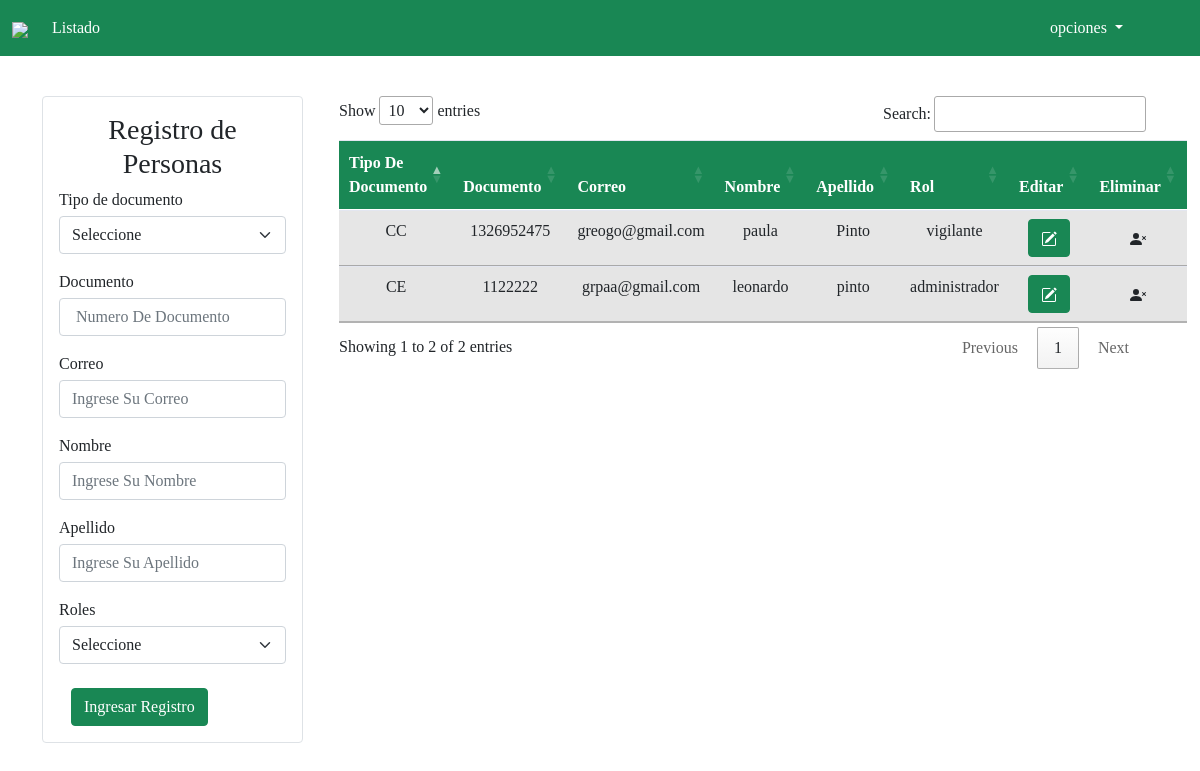
Page /pages/homepage.php (signed in) on the committed database.
### tables this page shows
CREATE TABLE `personas` (
  `id` int(11) NOT NULL,
  `tipo_documento` int(11) NOT NULL,
  `documento` int(11) NOT NULL,
  `correo` varchar(80) NOT NULL,
  `nombre` varchar(70) NOT NULL,
  `apellido` varchar(70) NOT NULL,
  `pass` varchar(300) NOT NULL,
  `rol` int(70) NOT NULL
);

CREATE TABLE `sub_item` (
  `id` int(11) NOT NULL,
  `id_item` int(11) NOT NULL,
  `descripcion` varchar(70) NOT NULL
);

### pages/homepage.php (the view, shortened to what this page needs)
<!DOCTYPE html>
<html lang="es">
<head>
    <link rel="stylesheet" href="../bootstrap-5.0.2-dist/css/sb-admin-2.css">
    <link rel="stylesheet" href="../bootstrap-5.0.2-dist/css/bootstrap.min.css">
    <link rel="stylesheet" href="//cdn.datatables.net/1.12.1/css/jquery.dataTables.min.css">
</head>
<body class="nav">
<?php
    include("../componentes/navbar.php");
    ?>
    <div class="container">
        <div class="row mt-5">
            <div class="col-3 p-7 mt-5">
            <form class="form p-3 rounded border" method="POST">
                <h3 class="text-center" >Registro de Personas</h3>
                <?php
                include("../crud/model/connection.php");
                include("../crud/controller/registro_personas.php");
                ?>
                <div class="form form-group">
                    <label for="exampleInputEmail1" class="form-label mb-1">Tipo de documento</label>
                    <select for="inputPassword2" class=" form-select mb-1" name="tipo_documento" aria-label="Default select example" placeholder="Tipo de roles">
                    <option class="form-control mb-1" list="listaRoles" id="exampleDataList" value="#" selected >Seleccione</option>
                    </select>
                </div>
                <div class="form form-group">
                    <label for="inputPassword2" class=" mb-1">Documento</label>
                    <input type="text" class="form-control mb-1"  placeholder=" Numero De Documento" name="documento">
                </div>
                <div class="form form-group">
                    <label for="inputPassword2" class=" mb-1">Correo</label>
                    <input type="mail" class="form-control mb-1"  placeholder="Ingrese Su Correo" name="correo">
                </div>
                <div class="form form-group">
                    <label for="inputPassword2" class=" mb-1">Nombre</label>
                    <input type="text" class="form-control mb-1"  placeholder="Ingrese Su Nombre" name="nombre">
                </div>
                <div class="form form-group">
                    <label for="inputPassword2" class=" mb-1">Apellido</label>
                    <input type="text" class="form-control mb-1"  placeholder="Ingrese Su Apellido" name="apellido">
                </div>
                <div class="form form-group">
                    <label for="exampleInputEmail1" class="form-label mb-1">Roles</label>
                    <select for="inputPassword2" class=" form-select mb-1" name="rol" aria-label="Default select example" placeholder="Tipo de roles">
                    <option class="form-control mb-1" list="listaRoles" id="exampleDataList" value="#" selected >Seleccione</option>
                    </select>
                </div>
                <div class="col-auto">
                    <button type="submit" class="btn btn-success mt-2" value="ok" name="btnGuardar">Ingresar Registro</button>
                </div>
            </form>
            </div>
            <div class="col-9 p-4 mt-4">
            <?php
            include("../crud/model/connection.php");
            ?>
                <table class="table table-striped text-center text-white" id="myTable">
                    <thead>
                        <tr>
                            <th scope="col" class="bg-success">Tipo De Documento</th>
                            <th scope="col" class="bg-success">Documento</th>
                            <th scope="col" class="bg-success">Correo</th>
                            <th scope="col" class="bg-success">Nombre</th>
                            <th scope="col" class="bg-success">Apellido</th>
                            <th scope="col" class="bg-success">Rol</th>
                            <th scope="col" class="bg-success">Editar</th>
                            <th scope="col" class="bg-success">Eliminar</th>
                        </tr>
                    </thead>
                        <tbody>
                            <?php
                            include("../crud/model/connection.php");
                            $sql = $con->query(" SELECT * FROM personas");
                            while($datos=$sql->fetch_object()) {
                                    $sql_tipoDoc = $con->query("SELECT descripcion FROM sub_item    WHERE id = '$datos->tipo_documento'");
                                    while($row= mysqli_fetch_array($sql_tipoDoc)) {
                                    $tipoDoc = $row['descripcion'];
                                    }
                                    $sql_rol = $con->query("SELECT descripcion FROM sub_item WHERE id = '$datos->rol'");
                                    while($row= mysqli_fetch_array($sql_rol)) {
                                    $rol = $row['descripcion'];
                                    }
                                    ?>
                            <tr class="table-active">
                                <td><?= $tipoDoc?></td>
                                <td><?= $datos->documento?></td>
                                <td><?= $datos->correo?></td>
                                <td><?= $datos->nombre?></td>
                                <td><?= $datos->apellido?></td>
                                <td><?= $rol?></td>
                                <td>
                                    <a class="btn btn-small btn-success" href="./modificar_personas.php?id=<?= $datos->id ?>"></a>
                                </td>
                                <td>
                                    <a onclick="return eliminar()" class="btn btn-small bt-ligero" href="homepage.php?id=<?= $datos->id ?>"></a>
                                </td>
                            </tr>
                        <?php
                            }
                            ?>
                        </tbody>
                </table>
            </div>
        </div>
    </div>
</body>
</html>

### rows in the picture
personas: tipo_documento.descripcion "CC", documento "1326952475", correo "greogo@gmail.com", nombre "paula", apellido "Pinto", rol.descripcion "vigilante"
personas: tipo_documento.descripcion "CE", documento "1122222", correo "grpaa@gmail.com", nombre "leonardo", apellido "pinto", rol.descripcion "administrador"
